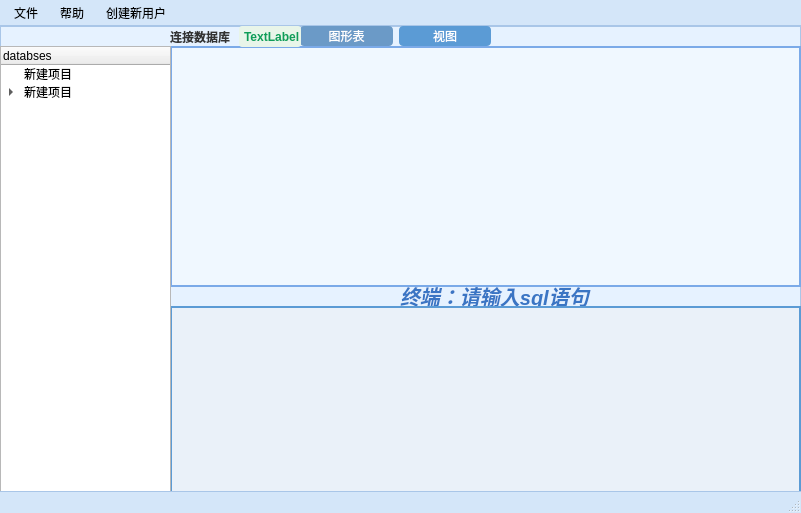
<?xml version="1.0" encoding="UTF-8"?>
<ui version="4.0">
 <class>MainWindow</class>
 <widget class="QMainWindow" name="MainWindow">
  <property name="geometry">
   <rect>
    <x>0</x>
    <y>0</y>
    <width>801</width>
    <height>513</height>
   </rect>
  </property>
  <property name="windowTitle">
   <string>MainWindow</string>
  </property>
  <property name="styleSheet">
   <string>QMainWindow {
    background-color: #E6F2FF;
}

QMenuBar {
    background-color: #D4E6F9;
    border-bottom: 1px solid #A9C6E8;
}

QStatusBar {
    background-color: #D4E6F9;
    border-top: 1px solid #A9C6E8;
}</string>
  </property>
  <widget class="QWidget" name="centralwidget">
   <property name="styleSheet">
    <string>QWidget#centralwidget {
    background-color: #E6F2FF;
    border: 1px solid #A9C6E8;
}</string>
   </property>
   <widget class="QGraphicsView" name="showsqldo">
    <property name="geometry">
     <rect>
      <x>170</x>
      <y>20</y>
      <width>631</width>
      <height>241</height>
     </rect>
    </property>
    <property name="styleSheet">
     <string>border: 2px solid #7BAAE8; 
background-color: #F0F8FF;</string>
    </property>
   </widget>
   <widget class="QPlainTextEdit" name="insertsql">
    <property name="geometry">
     <rect>
      <x>170</x>
      <y>280</y>
      <width>631</width>
      <height>201</height>
     </rect>
    </property>
    <property name="font">
     <font>
      <pointsize>12</pointsize>
      <italic>true</italic>
      <bold>true</bold>
      <underline>true</underline>
      <strikeout>false</strikeout>
     </font>
    </property>
    <property name="focusPolicy">
     <enum>Qt::FocusPolicy::TabFocus</enum>
    </property>
    <property name="styleSheet">
     <string>border: 2px solid #5B9BD5; 
background-color: #EAF1F9; 
padding: 5px;</string>
    </property>
   </widget>
   <widget class="QTreeWidget" name="tree">
    <property name="geometry">
     <rect>
      <x>0</x>
      <y>20</y>
      <width>171</width>
      <height>461</height>
     </rect>
    </property>
    <property name="styleSheet">
     <string>border: 2px solid #6B9AC7; 
background-color: #E1EEFF; 
padding: 2px;
QTreeView::item { padding: 2px; }</string>
    </property>
    <column>
     <property name="text">
      <string>databses</string>
     </property>
    </column>
    <item>
     <property name="text">
      <string>新建项目</string>
     </property>
    </item>
    <item>
     <property name="text">
      <string>新建项目</string>
     </property>
     <item>
      <property name="text">
       <string>新建子项目</string>
      </property>
     </item>
     <item>
      <property name="text">
       <string>新建项目</string>
      </property>
     </item>
     <item>
      <property name="text">
       <string>新建项目</string>
      </property>
     </item>
     <item>
      <property name="text">
       <string>新建项目</string>
      </property>
     </item>
    </item>
   </widget>
   <widget class="QLabel" name="label_3">
    <property name="geometry">
     <rect>
      <x>400</x>
      <y>260</y>
      <width>291</width>
      <height>20</height>
     </rect>
    </property>
    <property name="baseSize">
     <size>
      <width>5</width>
      <height>5</height>
     </size>
    </property>
    <property name="font">
     <font>
      <pointsize>15</pointsize>
      <italic>true</italic>
      <bold>true</bold>
      <underline>true</underline>
     </font>
    </property>
    <property name="styleSheet">
     <string>color: #3A75C4; 
background-color: transparent;</string>
    </property>
    <property name="text">
     <string>终端：请输入sql语句</string>
    </property>
   </widget>
   <widget class="QWidget" name="layoutWidget">
    <property name="geometry">
     <rect>
      <x>300</x>
      <y>0</y>
      <width>191</width>
      <height>20</height>
     </rect>
    </property>
    <layout class="QHBoxLayout" name="howtoshow">
     <item>
      <widget class="QPushButton" name="changeinui">
       <property name="styleSheet">
        <string>QPushButton {
    background-color: #6B9AC7;
    color: white;
    border-radius: 4px;
    padding: 2px 8px;
    border: none;
}

QPushButton:hover {
    background-color: #8BB8E8;
}

QPushButton:pressed {
    background-color: #4A7CAE;
}</string>
       </property>
       <property name="text">
        <string>图形表</string>
       </property>
      </widget>
     </item>
     <item>
      <widget class="QPushButton" name="uishow">
       <property name="styleSheet">
        <string>QPushButton {
    background-color: #5B9BD5;
    color: white;
    border-radius: 4px;
    padding: 2px 8px;
    border: none;
}

QPushButton:hover {
    background-color: #7BAAE8;
}

QPushButton:pressed {
    background-color: #4A7CAE;
}</string>
       </property>
       <property name="text">
        <string>视图</string>
       </property>
      </widget>
     </item>
    </layout>
   </widget>
   <widget class="QWidget" name="layoutWidget">
    <property name="geometry">
     <rect>
      <x>170</x>
      <y>0</y>
      <width>131</width>
      <height>21</height>
     </rect>
    </property>
    <layout class="QHBoxLayout" name="base">
     <item>
      <widget class="QLabel" name="label">
       <property name="styleSheet">
        <string>color: #333333;
font-weight: bold;</string>
       </property>
       <property name="text">
        <string>连接数据库：</string>
       </property>
      </widget>
     </item>
     <item>
      <widget class="QLabel" name="basename">
       <property name="styleSheet">
        <string>color: #0F9D58;
font-weight: bold;
padding: 2px;
background-color: #E8F5E9;
border-radius: 3px;</string>
       </property>
       <property name="text">
        <string>TextLabel</string>
       </property>
      </widget>
     </item>
    </layout>
   </widget>
  </widget>
  <widget class="QMenuBar" name="menubar">
   <property name="geometry">
    <rect>
     <x>0</x>
     <y>0</y>
     <width>801</width>
     <height>21</height>
    </rect>
   </property>
   <property name="styleSheet">
    <string>QMenuBar::item {
    background-color: transparent;
    padding: 4px 8px;
    border-radius: 4px;
}

QMenuBar::item:selected {
    background-color: #4285F4;
    color: white;
}

QMenu {
    background-color: #FFFFFF;
    border: 1px solid #BDBDBD;
    padding: 5px;
}

QMenu::item {
    padding: 5px 30px 5px 20px;
    border-radius: 3px;
    margin: 2px;
}

QMenu::item:selected {
    background-color: #E8F0FE;
    color: #1A73E8;
}</string>
   </property>
   <widget class="QMenu" name="menu">
    <property name="title">
     <string>文件</string>
    </property>
    <addaction name="action"/>
    <addaction name="action_2"/>
    <addaction name="separator"/>
   </widget>
   <widget class="QMenu" name="menu_2">
    <property name="title">
     <string>帮助</string>
    </property>
    <addaction name="actiongithub"/>
   </widget>
   <widget class="QMenu" name="menu_3">
    <property name="title">
     <string>创建新用户</string>
    </property>
   </widget>
   <addaction name="menu"/>
   <addaction name="menu_2"/>
   <addaction name="menu_3"/>
  </widget>
  <widget class="QStatusBar" name="statusbar"/>
  <action name="action">
   <property name="icon">
    <iconset>
     <normaloff>.</normaloff>.</iconset>
   </property>
   <property name="text">
    <string>连接数据库</string>
   </property>
  </action>
  <action name="action_2">
   <property name="icon">
    <iconset>
     <normaloff>.</normaloff>.</iconset>
   </property>
   <property name="text">
    <string>断开连接</string>
   </property>
  </action>
  <action name="actiongithub">
   <property name="icon">
    <iconset>
     <normaloff>.</normaloff>.</iconset>
   </property>
   <property name="text">
    <string>github</string>
   </property>
  </action>
 </widget>
 <resources/>
 <connections/>
</ui>
